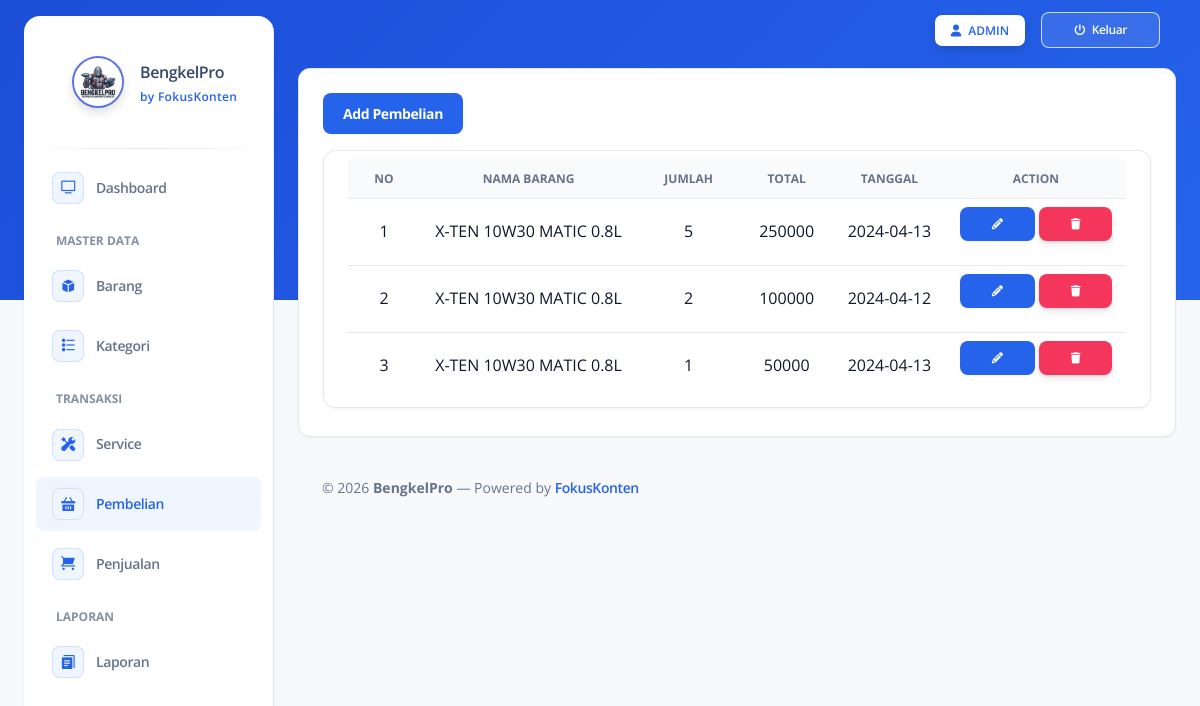
The page /SOURCE_CODE_APLIKASI/index.php?page=pembelian&act=list (signed in) on the database its author committed.
### tables this page shows
CREATE TABLE `detail_pembelian` (
  `id_pembelian` int(11) NOT NULL,
  `id_barang` int(11) DEFAULT NULL,
  `jumlah` int(11) DEFAULT NULL,
  `total` int(10) DEFAULT NULL,
  `tgl` date DEFAULT NULL
);

CREATE TABLE `barang` (
  `id_brg` int(11) NOT NULL,
  `nama_brg` varchar(100) NOT NULL,
  `id_kate` int(11) DEFAULT NULL,
  `harga` int(15) NOT NULL,
  `img` varchar(255) DEFAULT NULL,
  `stok` int(3) NOT NULL
);

### SOURCE_CODE_APLIKASI/controllers/KategoriController.php (called while the page is built, shortened)
<?php
   require './config/koneksi.php';
   function query($query)
   {
       global $conn;
       $result = mysqli_query($conn, $query);
       $rows   = array();
       while ($row = mysqli_fetch_assoc($result)) {
           $rows[] = $row;
       }
       return $rows;
   }

### SOURCE_CODE_APLIKASI/public/pembelian.php (the view, shortened to what this page needs)
<div class="container-fluid py-2">
    <div class="row">
        <div class="col-lg-12">
            <div class="card">
                <div class="card-body">
                    <div class="row">
                        <div class="col-lg-3" style="text-align:left; ">
                            <button type="button" class="btn btn-primary" data-bs-toggle="modal" data-bs-target="#addbarang">
                                Add Pembelian
                            </button>
                        </div>
                    </div>
                    <div class="row">
                        <div class="col-12">
                            <div class="card mb-1">
                                <div class="card-body px-4 pt-2 pb-2 ">
                                    <div class="table-container">
                                        <div class="table-responsive">
                                            <table id="basicExample" class="table m-0">
                                                <thead>
                                                    <tr>
                                                        <th class="text-center text-uppercase text-xs font-weight-bolder">No
                                                        </th>
                                                        <th class="text-center text-uppercase text-xs font-weight-bolder">
                                                            Nama Barang</th>
                                                        <th class="text-center text-uppercase text-xs font-weight-bolder">
                                                            Jumlah</th>
                                                        <th class="text-center text-uppercase text-xs font-weight-bolder">
                                                            Total</th>
                                                        <th class="text-center text-uppercase text-xs font-weight-bolder">
                                                            Tanggal</th>
                                                        <th class="text-center text-uppercase text-xs font-weight-bolder">
                                                            Action</th>
                                                    </tr>
                                                </thead>
                                                <tbody>
                                                    <?php
                                                    $no = 1;
                                                    $sql = query("SELECT detail_pembelian.*, barang.*
                                                    FROM detail_pembelian
                                                    INNER JOIN barang ON detail_pembelian.id_barang = barang.id_brg");
                                                    foreach ($sql as $data) :
                                                    ?>
                                                        <tr>
                                                            <td class="text-center"><?= $no++; ?></td>
                                                            <td class="text-center"><?= $data['nama_brg']; ?></td>
                                                            <td class="text-center"><?= $data['jumlah']; ?></td>
                                                            <td class="text-center"><?= $data['total']; ?></td>
                                                            <td class="text-center"><?= $data['tgl']; ?></td>
                                                            <td class="text-center">
                                                                <a class="btn btn-primary btn-sm" href="?page=pembelian&action=edit&kode=<?= base64_encode($data['id_pembelian']); ?>" data-bs-toggle="modal" data-bs-target="#editbarang-<?= base64_encode($data['id_pembelian']); ?>">
                                                                    <i class="fa fa-pencil" aria-hidden="true"></i>
                                                                </a>
                                                                <a href="?page=pembelian&action=delete&kode=<?= base64_encode($data['id_pembelian']); ?>" class="btn btn-danger btn-sm" onclick="return confirm('Are you sure ?')">
                                                                    <i class="fa fa-trash" aria-hidden="true"></i>
                                                                </a>
                                                            </td>
                                                        <?php
                                                    endforeach;
                                                        ?>
                                                        </tr>
                                                </tbody>
                                            </table>
                                        </div>
                                    </div>
                                </div>
                            </div>
                        </div>
                    </div>
                </div>
            </div>
        </div>
    </div>

### rows shown on the page
detail_pembelian: id_barang.nama_brg "X-TEN 10W30 MATIC 0.8L", jumlah "5", total "250000", tgl "2024-04-13"
detail_pembelian: id_barang.nama_brg "X-TEN 10W30 MATIC 0.8L", jumlah "2", total "100000", tgl "2024-04-12"
detail_pembelian: id_barang.nama_brg "X-TEN 10W30 MATIC 0.8L", jumlah "1", total "50000", tgl "2024-04-13"

### other values the page prints
$data_nama "ADMIN"
